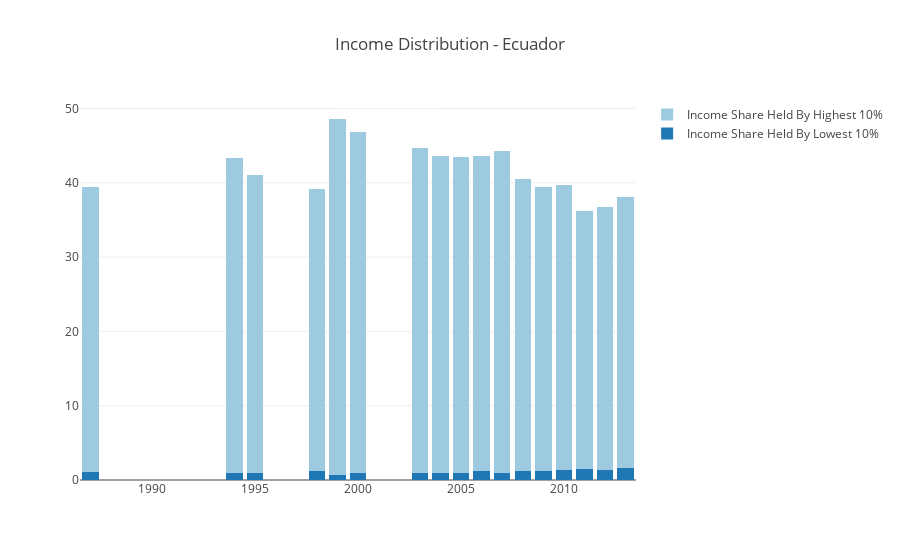

Source (notebook cell):
### Code cell
trace1 = go.Bar(
    x = ECU_income_share[ECU_income_share['IndicatorCode'] == 'SI.DST.FRST.10']["Year"],
    y = ECU_income_share[ECU_income_share['IndicatorCode'] == 'SI.DST.FRST.10']["Value"],
    name = 'Income Share Held By Lowest 10%',
)

trace2 = go.Bar(
    x = ECU_income_share[ECU_income_share['IndicatorCode'] == 'SI.DST.10TH.10']["Year"],
    y = ECU_income_share[ECU_income_share['IndicatorCode'] == 'SI.DST.10TH.10']["Value"],
    name = 'Income Share Held By Highest 10%',
    marker = dict(
        color='rgb(158,202,225)'
    )
)

data = [trace1, trace2]
layout = go.Layout(
    title = 'Income Distribution - Ecuador',
    barmode='stack'
)

fig = go.Figure(data=data, layout=layout)
py.iplot(fig, filename='stacked-bar')

### Figure 1 — Plotly figure (JSON) as saved in the notebook; plotly's stock layout.template omitted (floating-point values rounded to 4 significant figures)
{"data": [{"name": "Income Share Held By Lowest 10%", "type": "bar", "x": [1987, 1994, 1995, 1998, 1999, 2000, 2003, 2004, 2005, 2006, 2007, 2008, 2009, 2010, 2011, 2012, 2013], "y": [1.03, 0.89, 0.98, 1.26, 0.74, 0.94, 0.89, 0.96, 0.93, 1.17, 1.01, 1.15, 1.25, 1.36, 1.44, 1.41, 1.59]}, {"marker": {"color": "rgb(158,202,225)"}, "name": "Income Share Held By Highest 10%", "type": "bar", "x": [1987, 1994, 1995, 1998, 1999, 2000, 2003, 2004, 2005, 2006, 2007, 2008, 2009, 2010, 2011, 2012, 2013], "y": [38.44, 42.47, 40.03, 37.86, 47.85, 45.91, 43.8, 42.62, 42.59, 42.46, 43.33, 39.35, 38.24, 38.35, 34.83, 35.4, 36.53]}], "layout": {"barmode": "stack", "title": "Income Distribution - Ecuador"}}
